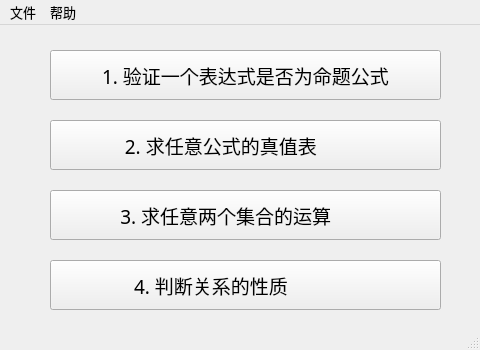
<?xml version="1.0" encoding="UTF-8"?>
<ui version="4.0">
 <class>MainWindow</class>
 <widget class="QMainWindow" name="MainWindow">
  <property name="enabled">
   <bool>true</bool>
  </property>
  <property name="geometry">
   <rect>
    <x>0</x>
    <y>0</y>
    <width>480</width>
    <height>350</height>
   </rect>
  </property>
  <property name="sizePolicy">
   <sizepolicy hsizetype="Preferred" vsizetype="Preferred">
    <horstretch>0</horstretch>
    <verstretch>0</verstretch>
   </sizepolicy>
  </property>
  <property name="minimumSize">
   <size>
    <width>480</width>
    <height>350</height>
   </size>
  </property>
  <property name="maximumSize">
   <size>
    <width>480</width>
    <height>350</height>
   </size>
  </property>
  <property name="baseSize">
   <size>
    <width>0</width>
    <height>0</height>
   </size>
  </property>
  <property name="font">
   <font>
    <pointsize>10</pointsize>
   </font>
  </property>
  <property name="windowTitle">
   <string>离散数学动态演示系统</string>
  </property>
  <property name="windowIcon">
   <iconset resource="../res.qrc">
    <normaloff>:/images/math.png</normaloff>:/images/math.png</iconset>
  </property>
  <widget class="QWidget" name="centralwidget">
   <widget class="QPushButton" name="oneButton">
    <property name="geometry">
     <rect>
      <x>50</x>
      <y>25</y>
      <width>391</width>
      <height>50</height>
     </rect>
    </property>
    <property name="font">
     <font>
      <family>宋体</family>
      <pointsize>14</pointsize>
     </font>
    </property>
    <property name="cursor">
     <cursorShape>PointingHandCursor</cursorShape>
    </property>
    <property name="toolTip">
     <string/>
    </property>
    <property name="statusTip">
     <string/>
    </property>
    <property name="whatsThis">
     <string/>
    </property>
    <property name="layoutDirection">
     <enum>Qt::LeftToRight</enum>
    </property>
    <property name="text">
     <string>1. 验证一个表达式是否为命题公式</string>
    </property>
   </widget>
   <widget class="QPushButton" name="twoButton">
    <property name="geometry">
     <rect>
      <x>50</x>
      <y>95</y>
      <width>391</width>
      <height>50</height>
     </rect>
    </property>
    <property name="font">
     <font>
      <family>宋体</family>
      <pointsize>14</pointsize>
     </font>
    </property>
    <property name="cursor">
     <cursorShape>PointingHandCursor</cursorShape>
    </property>
    <property name="text">
     <string>2. 求任意公式的真值表          </string>
    </property>
    <property name="autoDefault">
     <bool>false</bool>
    </property>
   </widget>
   <widget class="QPushButton" name="threeButton">
    <property name="geometry">
     <rect>
      <x>50</x>
      <y>165</y>
      <width>391</width>
      <height>50</height>
     </rect>
    </property>
    <property name="font">
     <font>
      <family>宋体</family>
      <pointsize>14</pointsize>
     </font>
    </property>
    <property name="cursor">
     <cursorShape>PointingHandCursor</cursorShape>
    </property>
    <property name="text">
     <string>3. 求任意两个集合的运算        </string>
    </property>
   </widget>
   <widget class="QPushButton" name="fourButton">
    <property name="geometry">
     <rect>
      <x>50</x>
      <y>235</y>
      <width>391</width>
      <height>50</height>
     </rect>
    </property>
    <property name="font">
     <font>
      <family>宋体</family>
      <pointsize>14</pointsize>
     </font>
    </property>
    <property name="cursor">
     <cursorShape>PointingHandCursor</cursorShape>
    </property>
    <property name="text">
     <string>4. 判断关系的性质              </string>
    </property>
   </widget>
  </widget>
  <widget class="QMenuBar" name="menubar">
   <property name="geometry">
    <rect>
     <x>0</x>
     <y>0</y>
     <width>480</width>
     <height>23</height>
    </rect>
   </property>
   <property name="defaultUp">
    <bool>false</bool>
   </property>
   <property name="nativeMenuBar">
    <bool>true</bool>
   </property>
   <widget class="QMenu" name="menu_file">
    <property name="title">
     <string>文件</string>
    </property>
    <addaction name="exitAction"/>
   </widget>
   <widget class="QMenu" name="menu_help">
    <property name="title">
     <string>帮助</string>
    </property>
    <addaction name="helpAction"/>
    <addaction name="separator"/>
    <addaction name="aboutAction"/>
   </widget>
   <addaction name="menu_file"/>
   <addaction name="menu_help"/>
  </widget>
  <widget class="QStatusBar" name="statusbar"/>
  <action name="helpAction">
   <property name="text">
    <string>查看帮助</string>
   </property>
   <property name="softKeyRole">
    <enum>QAction::NoSoftKey</enum>
   </property>
  </action>
  <action name="aboutAction">
   <property name="text">
    <string>关于</string>
   </property>
  </action>
  <action name="exitAction">
   <property name="text">
    <string>退出</string>
   </property>
   <property name="shortcut">
    <string>Ctrl+X</string>
   </property>
  </action>
 </widget>
 <resources>
  <include location="../res.qrc"/>
 </resources>
 <connections/>
</ui>
